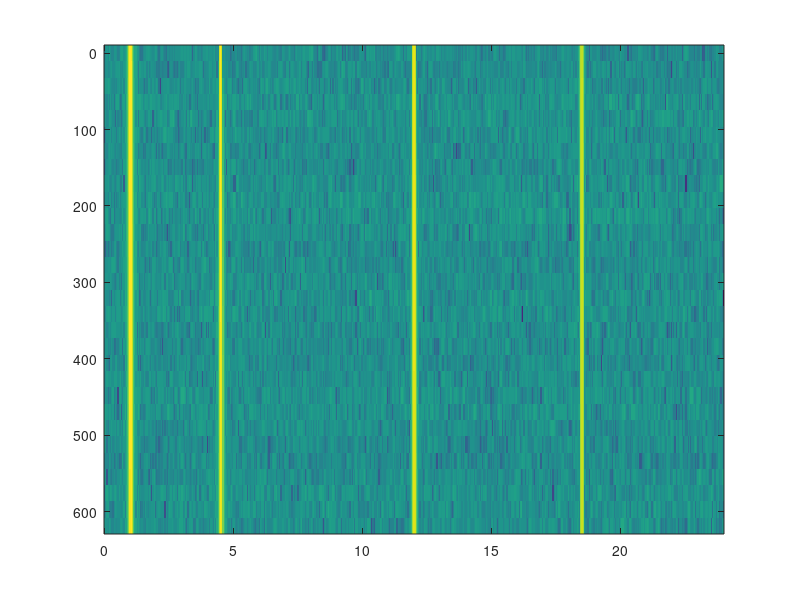

Here is the MATLAB script that generated this plot: (Note: this script raises an error after producing the figure.)
%% ============================================================
%%  FIGURE 5: REAL-TIME WATERFALL SPECTROGRAM (IMPROVED)
%%  IEEE Paper Ready
%% ============================================================

clear; clc; close all;

fs = 48000;
N = 1024;

frequencies = [1000, 4500, 12000, 18500];
amplitudes  = [0.85, 0.65, 0.45, 0.25];
phases      = [0, pi/4, pi/3, pi/6];

add_noise = true;
noise_level = 0.02;
num_frames = 30;

export_dpi = 300;
fig_folder = 'figures';
if ~exist(fig_folder, 'dir'), mkdir(fig_folder); end

%% ==================== TẠO DỮ LIỆU WATERFALL ====================
t = (0:N-1) / fs;
spec_matrix = zeros(num_frames, floor(N/2)+1);
time_axis = (0:num_frames-1) * (N/fs);

for frm = 1:num_frames
    x_frame = zeros(1, N);
    for i = 1:length(frequencies)
        drift = 15 * sin(2*pi*0.25*frm/num_frames);
        amp_mod = amplitudes(i) * (0.88 + 0.12*sin(2*pi*frm/6));
        x_frame = x_frame + amp_mod * sin(2*pi*(frequencies(i)+drift)*t + phases(i));
    end
    if add_noise
        x_frame = x_frame + noise_level * randn(1, N);
    end
    x_frame = x_frame / max(abs(x_frame)) * 0.95;

    q_levels = 2^11;
    xq = round(x_frame * q_levels) / q_levels;
    w = 0.5 * (1 - cos(2*pi*(0:N-1)/(N-1)));
    xw = xq .* w;
    Xf = fft(xw, N);
    spec_matrix(frm, :) = 20*log10(abs(Xf(1:floor(N/2)+1)) / max(abs(Xf(1:floor(N/2)+1))) + eps);
end

f_axis = (0:floor(N/2)) * (fs / N);

%% ==================== FIGURE 5 ====================
fig5 = figure('Color', 'w', 'Name', 'Fig5_Waterfall_Improved', ...
              'Position', [60 50 1080 600]);

imagesc(f_axis/1000, time_axis*1000, spec_matrix);
colormap(parula);
c = colorbar;
c.Label.String = 'Magnitude (dB)';
c.Label.FontSize = 11;

xlabel('Frequency (kHz)', 'FontSize', 12, 'FontWeight', 'bold');
ylabel('Time (ms)', 'FontSize', 12, 'FontWeight', 'bold');
title('Real-Time Waterfall Spectrogram of FPGA-Based Spectrum Analyzer', ...
      'FontSize', 14, 'FontWeight', 'bold');

set(gca, 'YDir', 'normal');
grid on;
set(gca, 'GridLineStyle', ':', 'GridAlpha', 0.3);

% Annotation box (chuyên nghiệp hơn)
annotation('textbox', [0.13 0.13 0.40 0.22], ...
    'String', {'This waterfall plot simulates the real-time', ...
               'spectrum display on FPGA HDMI/VGA output.', ...
               '', ...
               'Each horizontal line represents one 1024-point', ...
               'FFT result (updated every ~21 ms).'}, ...
    'FitBoxToText', 'on', ...
    'BackgroundColor', [0.96 0.96 1], ...
    'EdgeColor', [0 0.25 0.5], ...
    'LineWidth', 1.3, ...
    'FontSize', 10);

% Dòng note FPGA
text(0.5, 0.03, ...
    'FPGA Implementation: Continuous FFT processing with real-time HDMI spectrum display', ...
    'Units', 'normalized', 'HorizontalAlignment', 'center', ...
    'FontSize', 10, 'Color', [0 0.4 0], 'FontAngle', 'italic');

exportgraphics(fig5, fullfile(fig_folder, 'Fig5_Waterfall_Improved.png'), 'Resolution', export_dpi);
exportgraphics(fig5, fullfile(fig_folder, 'Fig5_Waterfall_Improved.pdf'), 'ContentType', 'vector');

fprintf('✅ Fig5 đã cải thiện xong!\n');
fprintf('   Saved: Fig5_Waterfall_Improved.png\n');
